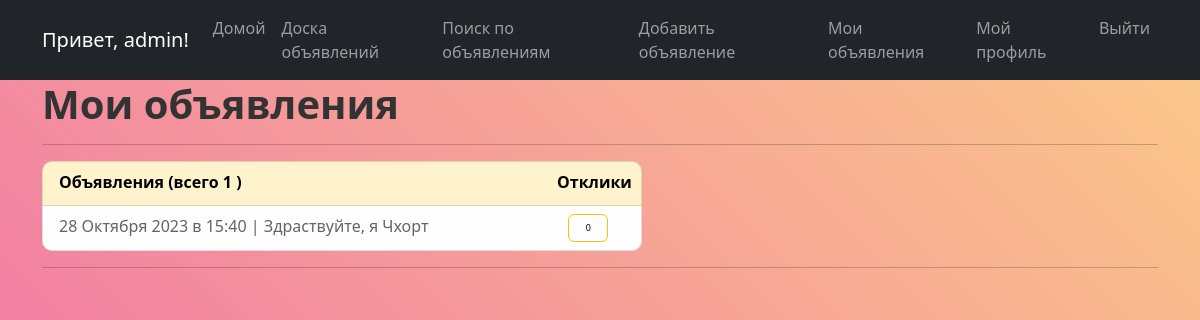
Screenshot of /board/my_posts/ (signed in) with the database file from the repository.
### board/models.py (models this page shows, shortened)
class Post(models.Model):
    CATEGORY_LIST = [
        ("tank", "Танки"),
        ('heal', "Хилы"),
        ("dd", "ДД"),
        ("buyers", "Торговцы"),
        ("gildemaster", "Гилдмастеры"),
        ("quest", "Квестгиверы"),
        ("smith", "Кузнецы"),
        ("tanner", "Кожевники"),
        ("potion", "Зельевары"),
        ("spellmaster", "Мастера заклинаний"),
    ]
    author = models.ForeignKey(User, on_delete=models.CASCADE)
    title = models.CharField(max_length=128)
    body = RichTextField(blank=True, null=True)
    date_creation = models.DateTimeField(auto_now_add=True)
    category = models.CharField(max_length=20, choices=CATEGORY_LIST)

### board/views.py (the view)
# urls.py: path('my_posts/', PersonalPostsList.as_view(), name='my_posts_list'),
class PersonalPostsList(ListView):
    model = Post
    ordering = "-date_creation"
    template_name = 'myposts.html'
    def get(self, request):
        myposts = Post.objects.filter(author=User.objects.get(username=request.user))
        if len(myposts) == 0:
            context = {
                'Posts_no_exist': "_",
            }
        else:
            context = {
                'MyPosts': myposts,
                'posts_amount' : len(myposts)
            }
        return HttpResponse(render(request, 'myposts.html', context))

### board/templatetags/custom_filters.py (called while the page is built)
@register.filter(takes_context=True)
def month_translation(date, **kwargs):
    month_names = [
        'Января',
        'Февраля',
        'Марта',
        'Апреля',
        'Мая',
        'Июня',
        'Июля',
        'Августа',
        'Сентября',
        'Октября',
        'Ноября',
        'Декабря',
    ]
    for ind, month in enumerate(month_names):
        if ind == date.month-1:
            return f'{date.day} {month} {date.year} в'

@register.filter(takes_context=True)
def replies_amount(context, **kwargs):
    amount = len(Replies.objects.filter(comment_post=Post.objects.get(pk=context.id)))
    return amount

### templates/myposts.html (shortened to what this page needs)
{% extends 'flatpages/default.html' %}
{% load custom_filters %}
{% load custom_tags %}
{% block content %}
    <h1 align="left" style="color: #333333"><b>Мои объявления</b></h1>
    <hr>
        <div align="left" class="form-group" style=" width: 600px">
            <div class="list-group"  style="border-radius:10px;display: flex">
                <a class="list-group-item list-group-item list-group-item-warning" style="height:45px; text-decoration: none; color: #000000">
                    <div style="width:88%; float:left; font-weight:bold">
                        <p>Объявления (всего {% if posts_amount%} {{posts_amount}} {%endif%})</p>
                    </div>
                    <div style="width:12%; float:right; font-weight:bold">
                        <p>Отклики</p>
                    </div>
                </a>
                {% if MyPosts %}
                    {% for post in MyPosts %}
                        <a href="{% url 'post_view_from_my_posts' post.id %}" class="list-group-item list-group-item-action list-group-item-light">
                            <div style="width:90%;float: left;">
                                {{post.date_creation|month_translation}} {{post.date_creation|date:"H:i"}}
                                |
                                {{post.title}}
                            </div>
                            <div style="width:10%; float:right">
                                <span class="btn btn-outline-warning" style="width:40px; font-size:9px; color:black;">
                                    {{ post|replies_amount }}
                                </span>
                            </div>
                        </a>
                    {%endfor%}
                {% endif %}
            </div>
        </div>
        <hr>
{% endblock content %}

### templates/flatpages/default.html (shortened to what this page needs)
<!DOCTYPE html>
<html lang="en">
    <head>
        {% load static %}
        {% load custom_tags %}
        <link href="{% static 'css/styles.css' %}" rel="stylesheet" />
    </head>
    <body style="background: linear-gradient(45deg,#EF69AD,#FBCA88); background-attachment: fixed;">
        <nav class="navbar navbar-expand-lg navbar-dark bg-dark static-top">
           <div class="container">
               {% if user.username %}
               <a class="navbar-brand">Привет, {{ user.username }}!</a>
               {% else %}
               <a class="navbar-brand" href="{% url 'account_signup' %}">Станьте частью сообщества!</a>
               {% endif %}
               <div class="collapse navbar-collapse" id="navbarResponsive">
                   <ul class="navbar-nav ml-auto">
                       <li class="nav-item active">
                           <a class="nav-link" href="/">Домой</a>
                       </li>
                       <li class="nav-item">
                           <a class="nav-link" href="/board/">Доска объявлений</a>
                       </li>
                       <li class="nav-item">
                           <a class="nav-link" href="{% url 'post_search' %}">Поиск по объявлениям</a>
                       </li>
                       {% if user.username %}
                       <li class="nav-item">
                           <a class="nav-link" href="{% url 'post_create' %}">Добавить объявление</a>
                       </li>
                       <li class="nav-item">
                           <a class="nav-link" href="{% url 'my_posts_list' %}">Мои объявления</a>
                       </li>
                       <li class="nav-item">
                           <a class="nav-link" href="/profile/">Мой профиль</a>
                       </li>
                       <li class="nav-item">
                           <a class="nav-link" href="{% url 'account_logout' %}">Выйти</a>
                       </li>
                       {% endif %}
                   </ul>
               </div>
           </div>
        </nav>
        <div class="container">
            <div class="row">
                <div class="col-lg-12 text-center">
                   {% block content %}
                   {% endblock content %}
               </div>
            </div>
        </div>
    </body>
</html>

### rows the page displays
Post: date_creation|month_translation "28 Октября 2023 в", date_creation "15:40", title "Здраствуйте, я Чхорт", id "0"

### other values shown
{{ user.username }} "admin"
{{ posts_amount }} "1"
